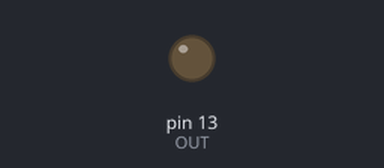
A program run on a simulated Arduino Uno, built with avr-gcc and run on an emulated ATmega328P. On the bench: output pins drawn as LEDs (lit = HIGH).

Above: at 0.2 s.
At 4.2 s:
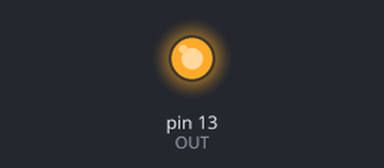
Timing chart, 0 to 7.4 s (numbered marks = the images above):
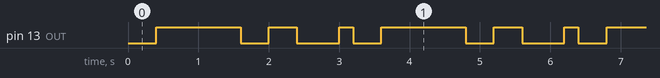

Measured:
- by itself, pin 13 (OUT): repeats every 3.2 s: LOW 0.40 s, HIGH 0.40 s, LOW 0.60 s, HIGH 0.20 s, LOW 0.40 s, HIGH 1.2 s
- by itself, everything shown: repeats every 3.2 s, in 6 steps

The program:

main.cpp
```cpp
#include <Arduino.h>
//PIN declaration
#define OUT 13

int NAND(int A, int B)
{
	return !(A && B);
}

int NAND3(int A, int B, int C)
{
	return !((A && B)&& C);
}

void setup()
{
	pinMode(OUT,OUTPUT);
}

void loop()
{
	int out;
	for(int i = 0; i < 2; i++)
	{
		for(int j = 0; j < 2; j++)
		{
			for(int k = 0; k < 2; k++)
			{
				for(int l = 0; l < 2; l++)
				{
					out = NAND3(NAND(NAND(i,i),j),NAND(NAND(j,j),k),NAND(NAND(NAND(i,k),NAND(i,k)),l));
					if(out)
					{
						digitalWrite(OUT,HIGH);
						delay(200);
					}
					else
					{
						digitalWrite(OUT,LOW);
						delay(200);
					}

				}
			}
		}
	}
}
```
